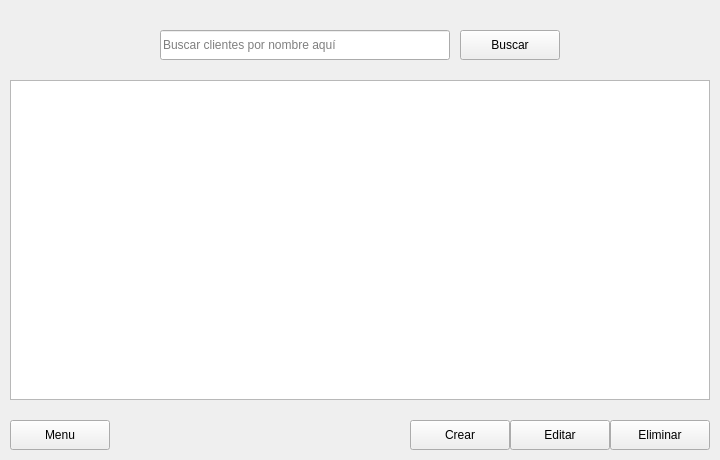
<?xml version="1.0" encoding="UTF-8"?>
<ui version="4.0">
 <class>Cliente</class>
 <widget class="QWidget" name="Cliente">
  <property name="geometry">
   <rect>
    <x>0</x>
    <y>0</y>
    <width>720</width>
    <height>460</height>
   </rect>
  </property>
  <property name="windowTitle">
   <string>Clientes</string>
  </property>
  <widget class="QPushButton" name="pushButton">
   <property name="geometry">
    <rect>
     <x>620</x>
     <y>460</y>
     <width>98</width>
     <height>27</height>
    </rect>
   </property>
   <property name="text">
    <string>PushButton</string>
   </property>
  </widget>
  <widget class="QPushButton" name="pushButton_2">
   <property name="geometry">
    <rect>
     <x>510</x>
     <y>460</y>
     <width>98</width>
     <height>27</height>
    </rect>
   </property>
   <property name="text">
    <string>PushButton</string>
   </property>
  </widget>
  <widget class="QPushButton" name="pushButton_3">
   <property name="geometry">
    <rect>
     <x>390</x>
     <y>460</y>
     <width>98</width>
     <height>27</height>
    </rect>
   </property>
   <property name="text">
    <string>PushButton</string>
   </property>
  </widget>
  <widget class="QListView" name="tabla_clientes">
   <property name="geometry">
    <rect>
     <x>10</x>
     <y>80</y>
     <width>700</width>
     <height>320</height>
    </rect>
   </property>
  </widget>
  <widget class="QPushButton" name="Btn_search_1">
   <property name="geometry">
    <rect>
     <x>460</x>
     <y>30</y>
     <width>100</width>
     <height>30</height>
    </rect>
   </property>
   <property name="text">
    <string>Buscar</string>
   </property>
  </widget>
  <widget class="QLineEdit" name="Search_box_1">
   <property name="geometry">
    <rect>
     <x>160</x>
     <y>30</y>
     <width>290</width>
     <height>30</height>
    </rect>
   </property>
   <property name="placeholderText">
    <string>Buscar clientes por nombre aquí</string>
   </property>
  </widget>
  <widget class="QPushButton" name="Eliminar_1">
   <property name="geometry">
    <rect>
     <x>610</x>
     <y>420</y>
     <width>100</width>
     <height>30</height>
    </rect>
   </property>
   <property name="text">
    <string>Eliminar</string>
   </property>
  </widget>
  <widget class="QPushButton" name="Editar_1">
   <property name="geometry">
    <rect>
     <x>510</x>
     <y>420</y>
     <width>100</width>
     <height>30</height>
    </rect>
   </property>
   <property name="text">
    <string>Editar</string>
   </property>
  </widget>
  <widget class="QPushButton" name="Crear_1">
   <property name="geometry">
    <rect>
     <x>410</x>
     <y>420</y>
     <width>100</width>
     <height>30</height>
    </rect>
   </property>
   <property name="text">
    <string>Crear</string>
   </property>
  </widget>
  <widget class="QPushButton" name="Btn_menu">
   <property name="geometry">
    <rect>
     <x>10</x>
     <y>420</y>
     <width>100</width>
     <height>30</height>
    </rect>
   </property>
   <property name="text">
    <string>Menu</string>
   </property>
  </widget>
 </widget>
 <resources/>
 <connections/>
</ui>
